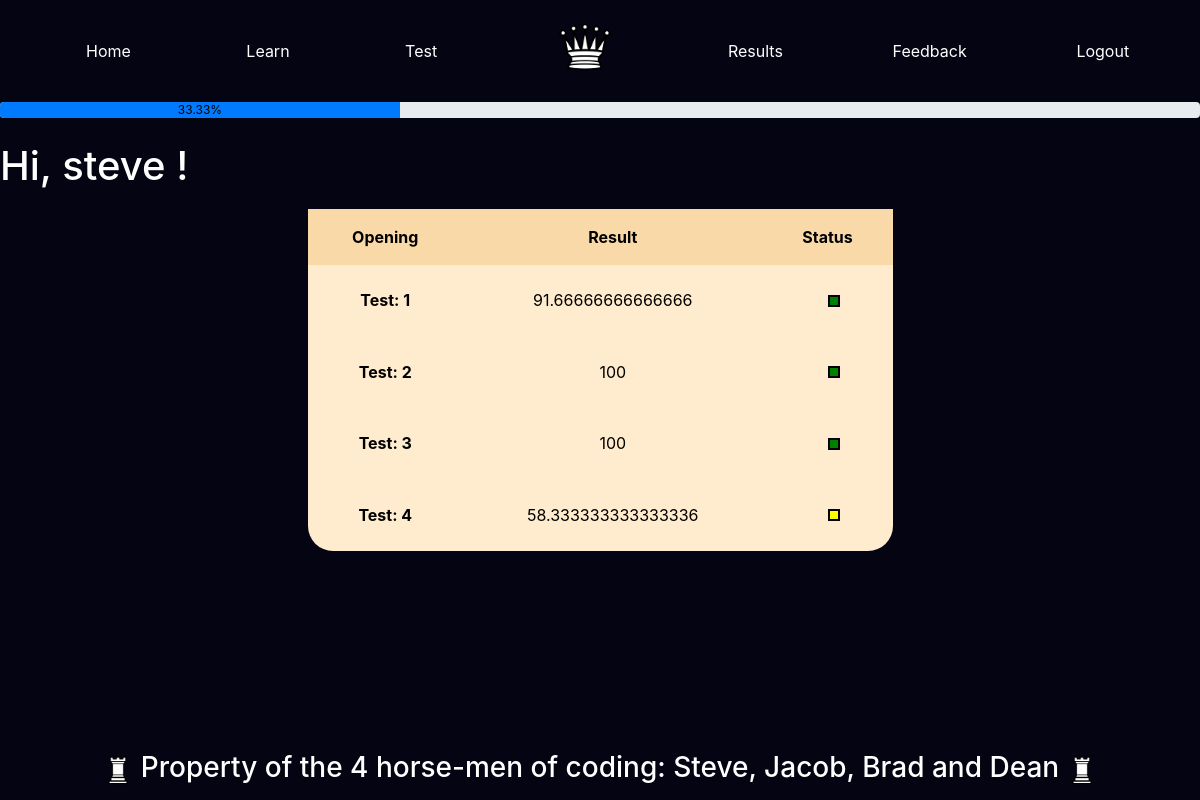
/results/Queens Gambit/ (signed in), run on an earlier commit of the app's database.
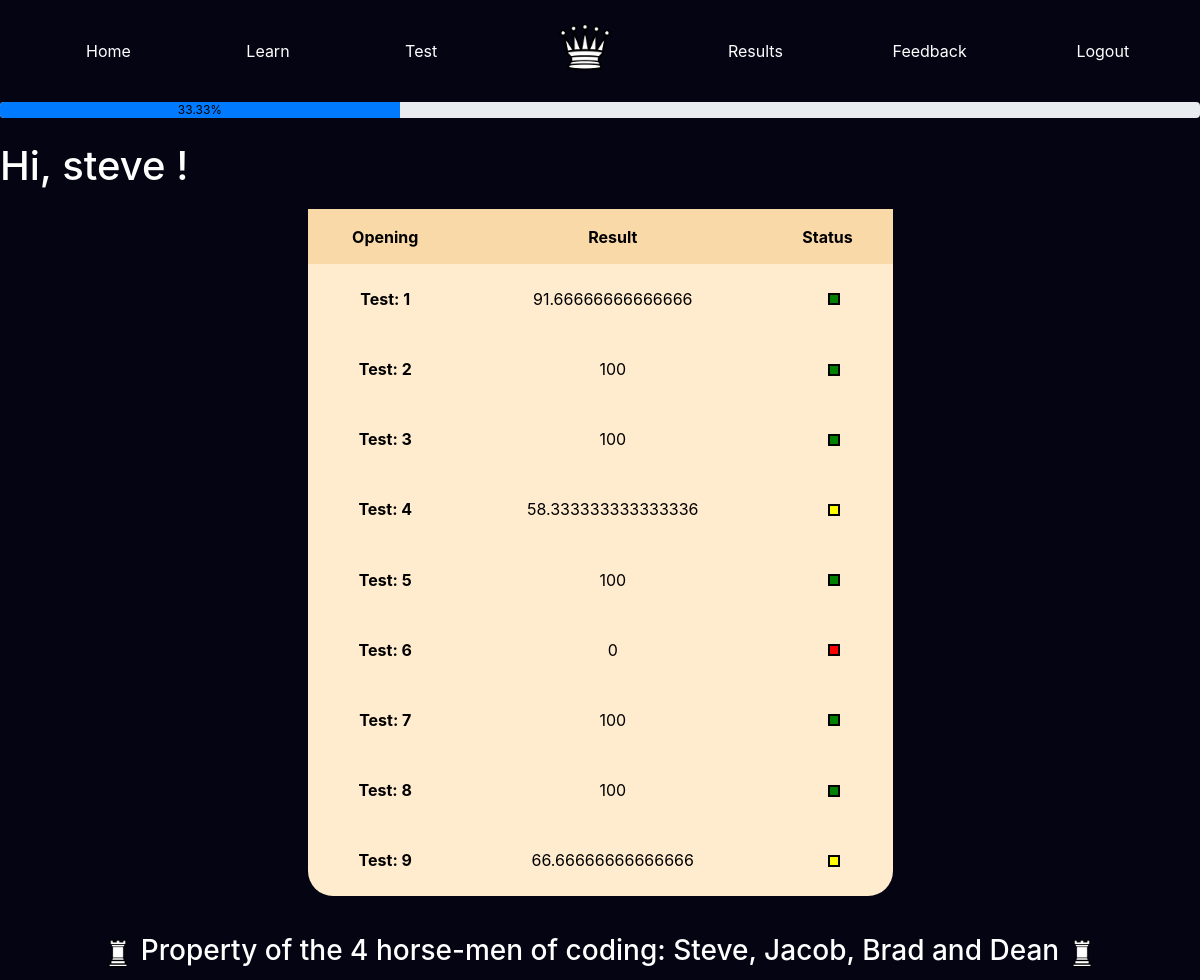
And on a later commit of the database.
### app/models.py (models this page shows, shortened)
class User(UserMixin, db.Model):
    id = db.Column(db.Integer, primary_key=True)
    username = db.Column(db.String(64), index=True, unique=True)
    email = db.Column(db.String(120), index=True, unique=True)
    password_hash = db.Column(db.String(128))
    posts = db.relationship('Post', backref='author', lazy='dynamic')
    results = db.relationship('Results', backref = 'student', lazy = 'dynamic')

class Results(db.Model):
    id = db.Column(db.Integer, primary_key=True)
    opening = db.Column(db.String(140))
    result =db.Column(db.Integer)
    incorrect = db.Column(db.ARRAY(db.String(140)))
    passed = db.Column(db.Boolean)
    timestamp = db.Column(db.DateTime, index=True, default=datetime.utcnow)
    user_id = db.Column(db.Integer, db.ForeignKey('user.id'))

### app/routes.py (the view)
@app.route('/results/<opening>/', methods=['GET', 'POST'])
@login_required
def results(opening):
    res = Results.query.filter_by(user_id = current_user.id, passed = True)
    openings = []
    for r in res:
        openings.append(r.opening)
    numerator = len(set(openings))
    denominator = Openings.query.all()
    denominator = len(denominator)
    complete = str(round((numerator/denominator)*100, 2)) + '%'
    u = User.query.get(current_user.id)
    res = Results.query.filter_by(user_id = current_user.id, opening = opening)
    return render_template('results.html', title='results', query = res, prog=complete)

### app/models.py (called while the page is built)
@login.user_loader
def load_user(id):
    return User.query.get(int(id))

### app/templates/results.html (shortened to what this page needs)
{% extends "base.html" %}
{% block content %}
<head>
    <link rel="stylesheet" href="https://maxcdn.bootstrapcdn.com/bootstrap/4.5.2/css/bootstrap.min.css">
</head>
<body>
    <div id="wrapper">
        <br>
        <h1>Hi, {{current_user.username}} ! </h1>
        <div class="row" style="min-height:20%;">
            <div class="col-sm-3"></div>
            <div class="col-sm-6">
                <table style="padding-bottom: 50px;">
                    <tr id="header">
                        <th style="padding: 15px;">Opening</th>
                        <th style="padding: 15px;">Result</th>
                        <th style="padding: 15px;">Status</th>
                    </tr>
                    {% for r in query %}
                    <tr>
                        <td>
                            <p style="font-weight: bold; padding-top: 15px;">Test: {{loop.index}}</p>
                        </td>
                        <td>
                            <p style="padding-top: 15px;">{{r.result}}</p>
                        </td>
                        <td>
                            {% if r.result >= 75 %}
                            <div id="square" style="background-color: green;"></div>
                            {% elif 50<=r.result<75 %}
                            <div id="square" style="background-color: yellow;"></div>
                            {% else %}
                            <div id="square" style="background-color: red;"></div>
                            {% endif %}
                        </td>
                    </tr>
                    {% endfor %}
                </table>
            </div>
            <div class="col-sm-3"></div>
        </div>
    </div>
</body>
{% include "footer.html" %}
{% endblock %}

### app/templates/base.html (shortened to what this page needs)
<!DOCTYPE html>
<html>
    <head>
        <link rel="stylesheet" href="https://maxcdn.bootstrapcdn.com/bootstrap/4.5.2/css/bootstrap.min.css">
  </head>
  <body>
    <nav class="navbar navbar-expand-sm justify-content-center" style="background-color: rgb(5, 4, 19); padding-left: 2.6%;">
      <ul class="navbar-nav nav-fill w-100">
        <li class="nav-item" style="padding-top: 2%; padding-right: 0.5%;">
          <a class="nav-link" href="{{ url_for('index') }}">Home</a>
        </li>
        <li class="nav-item" style="padding-top: 2%; padding-right: 0.5%;">
          <a class="nav-link" href="{{ url_for('newLearn') }}">Learn</a>
        </li>
        <li class="nav-item" style="padding-top: 2%; padding-right: 0.5%;">
          <a class="nav-link" href="{{ url_for('newTest') }}">Test</a>
        </li>
        <a class="navbar-brand mx-auto" href="{{ url_for('index') }}" style="padding-left: 5%; padding-right: 5%; padding-top: 0.75%;">
          <img src="/static/img/chesspieces/wikipedia/wQ.png" alt="logo" style="width:60px;">
        </a>
        <li class="nav-item" style="padding-top: 2%;">
          <a class="nav-link" href="{{ url_for('selectresult') }}">Results</a>
        </li>
        <li class="nav-item" style="padding-top: 2%;">
          <a class="nav-link" href="{{ url_for('feedback2') }}">Feedback</a>
        </li>
        <li class="nav-item" style="padding-top: 2%;">
          <a class="nav-link" href="{{ url_for('logout') }}">Logout</a>
        </li>
      </ul>
    </nav>
    <div class = "progress" style="margin-top: 1%;">
      <div class = "progress-bar" role = "progressbar" style = "width: {{prog}}; color: black;";  aria-valuemin="0" aria-valuemax="100">{{prog}}</div>
    </div>
        {% block content %}{% endblock %}
    </body>
</html>

### app/templates/footer.html (shortened to what this page needs)
<!DOCTYPE html>
<html>
    <head>
        <link rel="stylesheet" href="https://maxcdn.bootstrapcdn.com/bootstrap/4.5.2/css/bootstrap.min.css">
  </head>
    <body>
      <div id='footer' class="text-align">
        <h3>
          <img src="/static/img/chesspieces/wikipedia/wR.png" alt="footerking" style="height: 40px; width:30px;">
          Property of the 4 horse-men of coding: Steve, Jacob, Brad and Dean
          <img src="/static/img/chesspieces/wikipedia/wR.png" alt="footerking" style="height: 40px; width:30px;">
        </h3>
      </div>
    </body>
</html>

### app/templates/base.html (style rules this page uses)
.nav-link { color: white; }

### app/templates/results.html (style rules this page uses)
html, body { height: 90%; margin: 0; }
#wrapper { min-height: 90%; }
table { width: 100%; height: 100%; text-align: center; margin-top: 2%; background-color: blanchedalmond; border-collapse:collapse; border-radius: 25px; }
tr#header { background-color: rgb(250, 217, 168); }
tr { padding-top: 15px; padding-bottom: 15px; }
th,p { color: black; }
td { padding: 7px; }
#square { text-align: center; width: 1vw; height: 1vw; margin-left: 50%; border: 2px double black; }

### app/templates/footer.html (style rules this page uses)
* { color: white; }
body { background-color: rgb(5, 4, 19); }
#footer { position:relative; bottom:0; width:100%; height:40px; padding-top: 2%; display: table; margin-top: 2%; margin-bottom: 1%; }
.text-align { display: table-cell; vertical-align: middle; text-align: center; }

What changed in the data, as far as the page shows it:
added Results: result "100"
added Results: result "0"
added Results: result "100"
added Results: result "100"
added Results: result "66.66666666666666"
